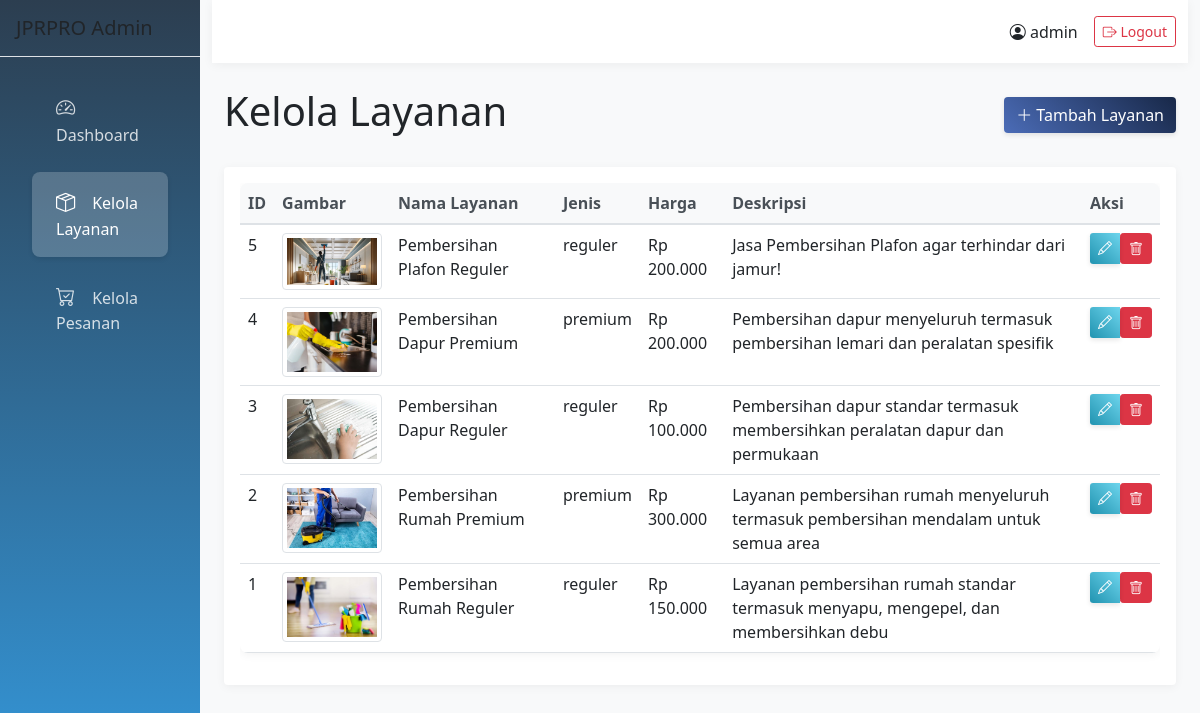
/admin/layanan.php (signed in), run on the app's committed database.
### tables this page shows
CREATE TABLE `layanan` (
  `id` int(11) NOT NULL,
  `nama_layanan` varchar(100) NOT NULL,
  `jenis_layanan` enum('reguler','premium') NOT NULL,
  `harga` decimal(10,2) NOT NULL,
  `deskripsi` text DEFAULT NULL,
  `gambar` varchar(255) DEFAULT NULL
);

### admin/layanan.php (the view, shortened to what this page needs)
<?php
require_once '../config/database.php';
$stmt = $pdo->query('SELECT * FROM layanan ORDER BY id DESC');
$layanan = $stmt->fetchAll();
?>
<!DOCTYPE html>
<html lang="id">
<head>
    <link href="https://cdn.jsdelivr.net/npm/bootstrap@5.1.3/dist/css/bootstrap.min.css" rel="stylesheet">
    <link rel="stylesheet" href="https://cdn.jsdelivr.net/npm/bootstrap-icons@1.7.2/font/bootstrap-icons.css">
    <link rel="stylesheet" href="../assets/css/admin.css">
</head>
<body>
    <div class="container-fluid">
        <div class="row">
            <div class="col-md-3 col-lg-2 px-0 bg-white sidebar">
                <div class="d-flex flex-column">
                    <div class="p-3 border-bottom">
                        <h5 class="mb-0">JPRPRO Admin</h5>
                    </div>
                    <div class="p-3">
                        <div class="nav flex-column">
                            <a class="nav-link" href="dashboard.php">
                                <i class="bi bi-speedometer2"></i> Dashboard
                            </a>
                            <a class="nav-link active" href="layanan.php">
                                <i class="bi bi-box-seam"></i> Kelola Layanan
                            </a>
                            <a class="nav-link" href="pesanan.php">
                                <i class="bi bi-cart-check"></i> Kelola Pesanan
                            </a>
                        </div>
                    </div>
                </div>
            </div>
            <div class="col-md-9 col-lg-10 ms-auto main-content px-4">
                <div class="row top-bar py-3 mb-4">
                    <div class="col d-flex justify-content-end align-items-center">
                        <span class="me-3">
                            <i class="bi bi-person-circle"></i> <?php echo htmlspecialchars($_SESSION['username']); ?>
                        </span>
                        <a href="logout.php" class="btn btn-outline-danger btn-sm">
                            <i class="bi bi-box-arrow-right"></i> Logout
                        </a>
                    </div>
                </div>
                <div class="d-flex justify-content-between align-items-center mb-4">
                    <h1>Kelola Layanan</h1>
                    <a href="layanan_form.php" class="btn btn-primary">
                        <i class="bi bi-plus-lg"></i> Tambah Layanan
                    </a>
                </div>
                <div class="card">
                    <div class="card-body">
                        <div class="table-responsive">
                            <table class="table table-hover">
                                <thead>
                                    <tr>
                                        <th>ID</th>
                                        <th>Gambar</th>
                                        <th>Nama Layanan</th>
                                        <th>Jenis</th>
                                        <th>Harga</th>
                                        <th>Deskripsi</th>
                                        <th>Aksi</th>
                                    </tr>
                                </thead>
                                <tbody>
                                <?php foreach ($layanan as $item): ?>
                                    <tr>
                                        <td><?php echo $item['id']; ?></td>
                                        <td>
                                            <?php if ($item['gambar']): ?>
                                                <img src="../uploads/<?php echo htmlspecialchars($item['gambar']); ?>"
                                                     alt="<?php echo htmlspecialchars($item['nama_layanan']); ?>"
                                                     class="img-thumbnail" style="max-width: 100px;">
                                            <?php endif; ?>
                                        </td>
                                        <td><?php echo htmlspecialchars($item['nama_layanan']); ?></td>
                                        <td><?php echo htmlspecialchars($item['jenis_layanan']); ?></td>
                                        <td>Rp <?php echo number_format($item['harga'], 0, ',', '.'); ?></td>
                                        <td><?php echo htmlspecialchars($item['deskripsi']); ?></td>
                                        <td>
                                            <div class="btn-group">
                                                <a href="layanan_form.php?id=<?php echo $item['id']; ?>"
                                                   class="btn btn-sm btn-info text-white">
                                                    <i class="bi bi-pencil"></i>
                                                </a>
                                                <form method="POST" class="d-inline"
                                                      onsubmit="return confirm('Apakah Anda yakin ingin menghapus layanan ini?');">
                                                    <button type="submit" name="delete" class="btn btn-sm btn-danger">
                                                        <i class="bi bi-trash"></i>
                                                    </button>
                                                </form>
                                            </div>
                                        </td>
                                    </tr>
                                <?php endforeach; ?>
                                </tbody>
                            </table>
                        </div>
                    </div>
                </div>
            </div>
        </div>
    </div>
</body>
</html>

### assets/css/admin.css (style rules this page uses)
.sidebar { min-height: 100vh; background: linear-gradient(180deg, #2c3e50 0%, #3498db 100%); box-shadow: 0 0 20px rgba(0,0,0,0.1); }
.sidebar .nav-link { color: rgba(255,255,255,0.8); padding: 1rem 1.5rem; border-radius: 0.5rem; margin: 0.3rem 1rem; transition: all 0.3s ease; }
.sidebar .nav-link.active { background-color: rgba(255,255,255,0.2); color: white; box-shadow: 0 2px 5px rgba(0,0,0,0.1); }
.sidebar .nav-link i { margin-right: 0.8rem; font-size: 1.2rem; }
.main-content { min-height: 100vh; background-color: #f8f9fa; }
.top-bar { background: white; box-shadow: 0 2px 10px rgba(0,0,0,0.05); }
.card { border: none; box-shadow: 0 2px 10px rgba(0,0,0,0.05); transition: transform 0.3s ease; }
.table { box-shadow: 0 2px 10px rgba(0,0,0,0.05); border-radius: 0.5rem; overflow: hidden; }
.table thead th { background-color: #f8f9fa; border-bottom: 2px solid #dee2e6; color: #495057; }
.btn-primary { background: linear-gradient(45deg, #4b6cb7 0%, #182848 100%); border: none; box-shadow: 0 2px 5px rgba(0,0,0,0.1); }
.btn-info { background: linear-gradient(45deg, #2193b0 0%, #6dd5ed 100%); border: none; box-shadow: 0 2px 5px rgba(0,0,0,0.1); }

### data on the page
layanan: id "5", gambar (picture), nama_layanan "Pembersihan Plafon Reguler", jenis_layanan "reguler", harga "200.000", deskripsi "Jasa Pembersihan Plafon agar terhindar dari jamur!"
layanan: id "4", gambar (picture), nama_layanan "Pembersihan Dapur Premium", jenis_layanan "premium", harga "200.000", deskripsi "Pembersihan dapur menyeluruh termasuk pembersihan lemari dan peralatan spesifik"
layanan: id "3", gambar (picture), nama_layanan "Pembersihan Dapur Reguler", jenis_layanan "reguler", harga "100.000", deskripsi "Pembersihan dapur standar termasuk membersihkan peralatan dapur dan permukaan"
layanan: id "2", gambar (picture), nama_layanan "Pembersihan Rumah Premium", jenis_layanan "premium", harga "300.000", deskripsi "Layanan pembersihan rumah menyeluruh termasuk pembersihan mendalam untuk semua area"
layanan: id "1", gambar (picture), nama_layanan "Pembersihan Rumah Reguler", jenis_layanan "reguler", harga "150.000", deskripsi "Layanan pembersihan rumah standar termasuk menyapu, mengepel, dan membersihkan debu"

### other printed values
$_SESSION['username'] "admin"
